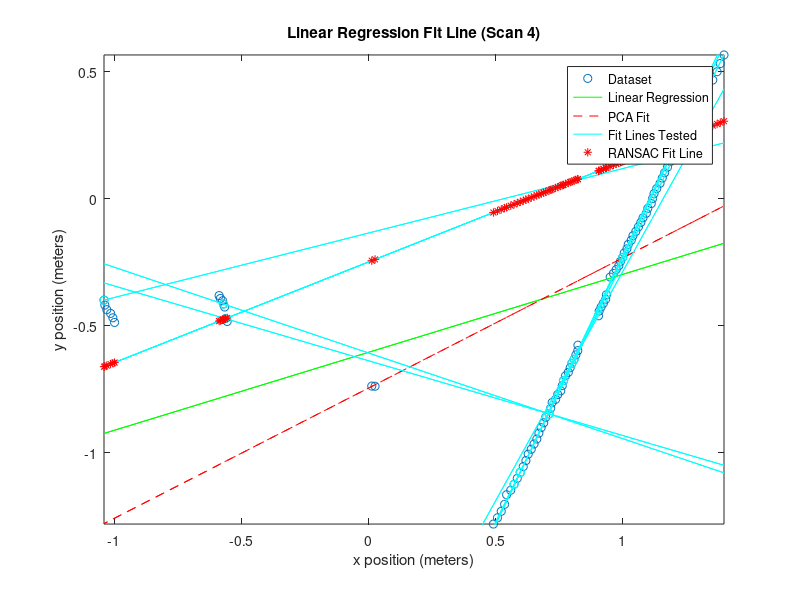

This figure's MATLAB source:
%% RANSAC Implementation
clear;
load('scan4.mat');
r_clean = nonzeros(r);
theta_clean = theta;
theta_clean(~r) = [];
[x, y] = pol2cart(deg2rad(theta_clean), r_clean);
p = polyfit(x, y, 1)
yp = polyval(p, x);
figure(1);clf;
plot(x,y, 'o');hold on;
plot(x, yp, 'g-');
axis equal;
title('Linear Regression Fit Line (Scan 4)');
xlabel('x position (meters)');
ylabel('y position (meters)');

coefficients = pca([x y]);
m = coefficients(2,1) / coefficients(1,1)
b = mean(y) - m * mean(x)
pcay = polyval([m b], x);
plot(x, pcay, 'r--')

clearvars -except x y

points = [x y];

n = 8;
d = 0.2;

bestInliersSoFar = 0;
bestPoint1SoFar = [0 0];
bestPoint2SoFar = [0 0];
bestTestLineSoFar = [];

% For each point pair
for i = 1:n
    % Randomly select the points
    point1 = points(randi([1, length(points)]),:);
    point2 = points(randi([1, length(points)]),:);
    
    % Find and plot the line between them
    p = polyfit([point1(1) point2(1)], [point1(2) point2(2)], 1);
    testline = polyval(p, x);
    plot(x, testline, 'cyan', 'HandleVisibility', 'off')
    
    % Plot the endpoints in cyan
    plot(point1(1), point1(2), 'cyano', 'HandleVisibility', 'off')
    plot(point2(1), point2(2), 'cyano', 'HandleVisibility', 'off')
    
    % Find the tangent vector
    That = (point2 - point1) ./ vecnorm(point2 - point1);
    
    % Find the normal vector
    Nhat = ([-That(2) That(1)]);
    
    inliers = 0;
    
    % Test every point with this fit line
    for j = 1:length(points)

        r = points(j,:) - point1;
        dist = dot(r,Nhat);
        
        if dist <= d
            inliers = inliers + 1;
        end
    end
    
    if inliers > bestInliersSoFar
        bestPoint1SoFar = point1;
        bestPoint2SoFar = point2;
        bestTestLineSoFar = testline;
    end
end

plot(x, testline, 'cyan')
plot(x, testline, 'r*')

axis([min(x) max(x) min(y) max(y)]);
legend('Dataset', 'Linear Regression', 'PCA Fit', 'Fit Lines Tested', 'RANSAC Fit Line')
